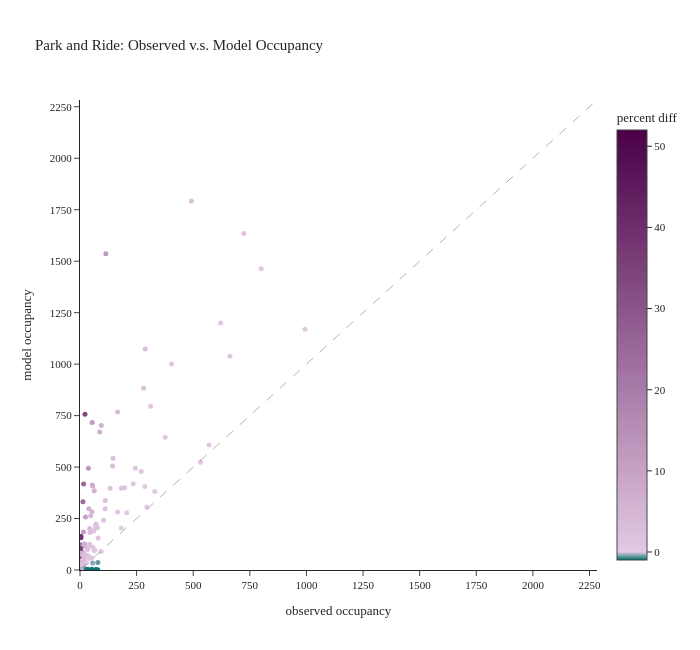

Notebook source saved alongside this figure:
### Code cell
plot_occupancy(pnr_data, x="observed occupancy", y="model occupancy", title="Park and Ride: Observed v.s. Model Occupancy")

### Figure 1 — Plotly figure (JSON) as saved in the notebook; plotly's stock layout.template omitted (floating-point values rounded to 4 significant figures; data arrays with more than 128 entries replaced by an {"elided": "..."} marker saying what was removed)
{"data": [{"customdata": {"elided": "145x2 float values"}, "hovertemplate": "<b>%{hovertext}</b><br><br>observed occupancy=%{x}<br>model occupancy=%{y}<br>model occupancy rate=%{customdata[0]:.2%}<br>percent diff=%{marker.color:.2%}<extra></extra>", "hovertext": {"elided": "145 str values"}, "legendgroup": "", "marker": {"color": {"elided": "145 float values"}, "coloraxis": "coloraxis", "size": 5, "symbol": "circle"}, "mode": "markers", "name": "", "orientation": "v", "showlegend": false, "type": "scatter", "x": {"elided": "145 float values"}, "xaxis": "x", "y": {"elided": "145 float values"}, "yaxis": "y"}], "layout": {"coloraxis": {"cmax": 52.0, "cmin": -0.9872, "colorbar": {"title": {"text": "percent diff"}}, "colorscale": [[0, "#00716c"], [0.01863, "#E3C9E3"], [1, "#4a0048"]]}, "font": {"size": 11}, "height": 650, "legend": {"tracegroupgap": 0}, "shapes": [{"line": {"dash": "dash", "width": 1}, "type": "line", "x0": 0, "x1": 2283.0, "y0": 0, "y1": 2283.0}], "title": {"text": "Park and Ride: Observed v.s. Model Occupancy"}, "width": 700, "xaxis": {"anchor": "y", "domain": [0.0, 1.0], "dtick": 250, "range": [0, 2283.0], "title": {"text": "observed occupancy"}}, "yaxis": {"anchor": "x", "domain": [0.0, 1.0], "dtick": 250, "range": [0, 2283.0], "title": {"text": "model occupancy"}}}}
